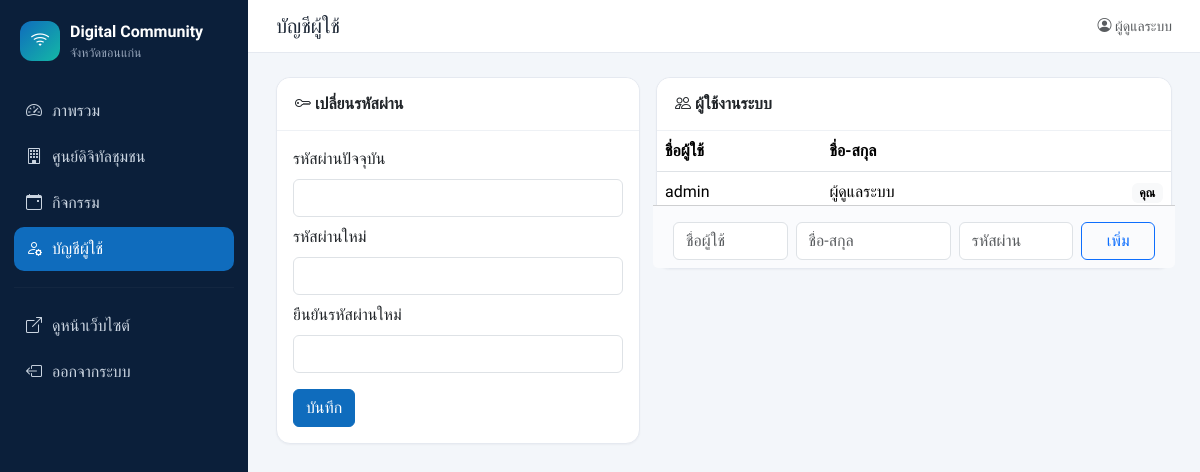
/admin/account.php (signed in), run on the app's committed database.
### tables this page shows
CREATE TABLE IF NOT EXISTS users (
  id            INT UNSIGNED AUTO_INCREMENT PRIMARY KEY,
  username      VARCHAR(50)  NOT NULL UNIQUE,
  password_hash VARCHAR(255) NOT NULL,
  fullname      VARCHAR(150) NOT NULL DEFAULT '',
  created_at    DATETIME     NOT NULL DEFAULT CURRENT_TIMESTAMP
);

### includes/functions.php (called while the page is built, shortened)
<?php
function h($s): string
{
    return htmlspecialchars((string)$s, ENT_QUOTES, 'UTF-8');
}
function current_user(): ?array
{
    return $_SESSION['user'] ?? null;
}
function require_login(): array
{
    $u = current_user();
    return $u;
}

### admin/account.php (the view, shortened to what this page needs)
<?php
require_once __DIR__ . '/../includes/functions.php';
$me = require_login();
$pdo = db();
$users = $pdo->query('SELECT id, username, fullname, created_at FROM users ORDER BY id')->fetchAll();
$pageTitle = 'บัญชีผู้ใช้';
$active = 'account';
require __DIR__ . '/partials/header.php';
?>
<div class="row g-3">
  <div class="col-lg-5">
    <form method="post" class="card">
      <div class="card-header"><strong><i class="bi bi-key"></i> เปลี่ยนรหัสผ่าน</strong></div>
      <div class="card-body">
        <div class="mb-2"><label class="form-label">รหัสผ่านปัจจุบัน</label><input type="password" name="current_password" class="form-control" required></div>
        <div class="mb-2"><label class="form-label">รหัสผ่านใหม่</label><input type="password" name="new_password" class="form-control" minlength="8" required></div>
        <div class="mb-3"><label class="form-label">ยืนยันรหัสผ่านใหม่</label><input type="password" name="confirm_password" class="form-control" minlength="8" required></div>
        <button class="btn btn-primary">บันทึก</button>
      </div>
    </form>
  </div>
  <div class="col-lg-7">
    <div class="card">
      <div class="card-header"><strong><i class="bi bi-people"></i> ผู้ใช้งานระบบ</strong></div>
      <table class="table align-middle mb-0">
        <thead><tr><th>ชื่อผู้ใช้</th><th>ชื่อ-สกุล</th><th></th></tr></thead>
        <tbody>
        <?php foreach ($users as $u): ?>
          <tr><td><?= h($u['username']) ?></td><td><?= h($u['fullname']) ?></td>
            <td class="text-end"><?php if ((int)$u['id'] !== $me['id']): ?>
              <form method="post" data-confirm="ลบผู้ใช้ <?= h($u['username']) ?>?"><?= csrf_field() ?>
                <input type="hidden" name="action" value="delete_user"><input type="hidden" name="user_id" value="<?= (int)$u['id'] ?>">
                <button class="btn btn-sm btn-light text-danger"><i class="bi bi-trash"></i></button></form>
            <?php else: ?><span class="badge text-bg-light">คุณ</span><?php endif; ?></td></tr>
        <?php endforeach; ?>
        </tbody>
      </table>
      <form method="post" class="card-footer row g-2">
        <div class="col-md-3"><input name="username" class="form-control" placeholder="ชื่อผู้ใช้" required></div>
        <div class="col-md-4"><input name="fullname" class="form-control" placeholder="ชื่อ-สกุล"></div>
        <div class="col-md-3"><input name="password" type="password" class="form-control" placeholder="รหัสผ่าน" minlength="8" required></div>
        <div class="col-md-2"><button class="btn btn-outline-primary w-100">เพิ่ม</button></div>
      </form>
    </div>
  </div>
</div>
<?php require __DIR__ . '/partials/footer.php'; ?>

### admin/partials/header.php (shortened to what this page needs)
<?php
$user = require_login();
$pageTitle = $pageTitle ?? 'ระบบจัดการ';
$active = $active ?? '';
$nav = [
    'dashboard'  => ['index.php', 'bi-speedometer2', 'ภาพรวม'],
    'centers'    => ['centers.php', 'bi-building', 'ศูนย์ดิจิทัลชุมชน'],
    'activities' => ['activities.php', 'bi-calendar-event', 'กิจกรรม'],
    'account'    => ['account.php', 'bi-person-gear', 'บัญชีผู้ใช้'],
];
?><!doctype html>
<html lang="th">
<head>
<link href="https://cdn.jsdelivr.net/npm/bootstrap@5.3.3/dist/css/bootstrap.min.css" rel="stylesheet">
<link href="https://cdn.jsdelivr.net/npm/bootstrap-icons@1.11.3/font/bootstrap-icons.min.css" rel="stylesheet">
<link href="https://cdnjs.cloudflare.com/ajax/libs/leaflet/1.9.4/leaflet.min.css" rel="stylesheet">
<link href="../assets/css/admin.css" rel="stylesheet">
</head>
<body>
<div class="admin-wrap">
  <aside class="sidebar" id="sidebar">
    <a class="brand" href="index.php">
      <span class="brand-mark"><i class="bi bi-wifi"></i></span>
      <span><strong>Digital Community</strong><small>จังหวัด<?= h(PROVINCE) ?></small></span>
    </a>
    <nav>
      <?php foreach ($nav as $key => [$href, $icon, $label]): ?>
        <a href="<?= $href ?>" class="<?= $active === $key ? 'active' : '' ?>"><i class="bi <?= $icon ?>"></i><?= h($label) ?></a>
      <?php endforeach; ?>
      <hr>
      <a href="../digital.html" target="_blank"><i class="bi bi-box-arrow-up-right"></i>ดูหน้าเว็บไซต์</a>
      <a href="logout.php"><i class="bi bi-box-arrow-left"></i>ออกจากระบบ</a>
    </nav>
  </aside>
  <main class="content">
    <header class="topbar">
      <h1 class="h5 mb-0"><?= h($pageTitle) ?></h1>
      <div class="ms-auto small text-muted"><i class="bi bi-person-circle"></i> <?= h($user['fullname'] ?: $user['username']) ?></div>
    </header>
    <div class="content-body">

### assets/css/admin.css (style rules this page uses)
:root { --brand:#0f6cbd;--brand-2:#14b8a6;--ink:#1f2937;--side:#0b1f3a }
body { font-family:'Sarabun',system-ui,sans-serif;background:#f3f6fa;color:var(--ink) }
h1,h2,h3,h4,h5,.brand,.stat-num,.btn,.card-header { font-family:'Prompt','Sarabun',sans-serif }
.admin-wrap { display:flex;min-height:100vh }
.sidebar { width:248px;flex-shrink:0;background:var(--side);color:#cbd5e1;padding:20px 14px;position:sticky;top:0;height:100vh;overflow-y:auto }
.sidebar .brand { display:flex;gap:10px;align-items:center;color:#fff;text-decoration:none;margin-bottom:26px;padding:0 6px }
.sidebar .brand small { display:block;font-size:.78rem;color:#94a3b8;font-weight:400 }
.brand-mark { display:inline-grid;place-items:center;width:40px;height:40px;border-radius:12px;background:linear-gradient(135deg,var(--brand),var(--brand-2));color:#fff;font-size:1.2rem }
.sidebar nav a { display:flex;gap:10px;align-items:center;padding:10px 12px;border-radius:10px;color:#cbd5e1;text-decoration:none;margin-bottom:2px }
.sidebar nav a.active { background:var(--brand);color:#fff }
.sidebar hr { border-color:rgba(255,255,255,.12) }
.content { flex:1;min-width:0 }
.topbar { display:flex;gap:12px;align-items:center;padding:14px 28px;background:#fff;border-bottom:1px solid #e5e9f0;position:sticky;top:0;z-index:500 }
.content-body { padding:24px 28px 60px }
.card { border:1px solid #e5e9f0;border-radius:14px;box-shadow:0 1px 2px rgba(15,23,42,.04) }
.card-header { background:#fff;border-bottom:1px solid #eef1f5;padding:14px 18px;border-radius:14px 14px 0 0!important }
.card-footer { background:#fafbfd }
.btn-primary { background:var(--brand);border-color:var(--brand) }

### data on the page
users: fullname "ผู้ดูแลระบบ", username "admin", shows "คุณ"

### other printed values
PROVINCE "ขอนแก่น"
$label "ภาพรวม"
$label "ศูนย์ดิจิทัลชุมชน"
$label "กิจกรรม"
$label "บัญชีผู้ใช้"
$pageTitle "บัญชีผู้ใช้"
